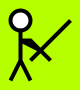
Frame 1 (no input)
Frame 60 (the mouse pressed at the canvas centre just before this capture): identical to frame 1, image omitted
Frame 120 (the mouse held since frame 60 and released just before this capture): identical to frame 1, image omitted

The Processing sketch that drew this single still picture (run headless with seeded random() and noise(); from frame 60 on, the mouse is pressed at the canvas centre):

// Processing sketch: processing_32382
// ── processing_32382.pde

int x=20;
int y=20;
void setup() {
  smooth();
  strokeWeight(4);
  size( 80, 90);
}

void draw() {

  background( 182, 255, 0);


beginShape();
fill( 255, 255, 255);
ellipse( x, y, x, x);
vertex( x, y+10); 
vertex( x, y+40);
vertex( x-10, y+60);
vertex( x, y+40);
vertex( x+10, y+60);  
vertex( x, y+40);
vertex( x, y+20);
vertex( x+10, y+20);
vertex( x+20, y+30);
vertex( x+10, y+20);
vertex( x+20, y+30);
vertex( x, y+20);
vertex( x+20, y+30);
vertex( x+10, y+40);
vertex( x+20, y+30);
vertex( x+30, y+40);
vertex( x+20, y+30);
vertex( x+50, y);
vertex( x+20, y+30);
vertex( x+10, y+20);
vertex( x, y+20);
vertex( x, y+10);
endShape();

save("swordup.jpg");
}
